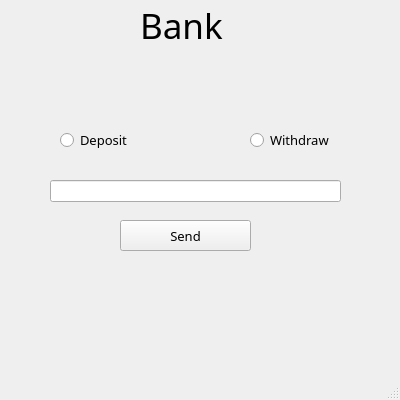
<?xml version="1.0" encoding="UTF-8"?>
<ui version="4.0">
 <class>MainWindow</class>
 <widget class="QMainWindow" name="MainWindow">
  <property name="geometry">
   <rect>
    <x>0</x>
    <y>0</y>
    <width>400</width>
    <height>400</height>
   </rect>
  </property>
  <property name="minimumSize">
   <size>
    <width>400</width>
    <height>400</height>
   </size>
  </property>
  <property name="maximumSize">
   <size>
    <width>400</width>
    <height>400</height>
   </size>
  </property>
  <property name="windowTitle">
   <string>MainWindow</string>
  </property>
  <widget class="QWidget" name="centralwidget">
   <widget class="QRadioButton" name="radioButton">
    <property name="geometry">
     <rect>
      <x>60</x>
      <y>130</y>
      <width>151</width>
      <height>20</height>
     </rect>
    </property>
    <property name="font">
     <font>
      <family>Rockwell Condensed</family>
      <pointsize>10</pointsize>
     </font>
    </property>
    <property name="text">
     <string>Deposit</string>
    </property>
   </widget>
   <widget class="QRadioButton" name="radioButton_2">
    <property name="geometry">
     <rect>
      <x>250</x>
      <y>130</y>
      <width>151</width>
      <height>20</height>
     </rect>
    </property>
    <property name="font">
     <font>
      <family>Rockwell Condensed</family>
      <pointsize>10</pointsize>
     </font>
    </property>
    <property name="text">
     <string>Withdraw</string>
    </property>
   </widget>
   <widget class="QLineEdit" name="lineEdit_2">
    <property name="geometry">
     <rect>
      <x>50</x>
      <y>180</y>
      <width>291</width>
      <height>22</height>
     </rect>
    </property>
   </widget>
   <widget class="QPushButton" name="pushButton">
    <property name="geometry">
     <rect>
      <x>120</x>
      <y>220</y>
      <width>131</width>
      <height>31</height>
     </rect>
    </property>
    <property name="font">
     <font>
      <family>Rockwell Extra Bold</family>
      <pointsize>10</pointsize>
     </font>
    </property>
    <property name="autoFillBackground">
     <bool>true</bool>
    </property>
    <property name="text">
     <string>Send</string>
    </property>
   </widget>
   <widget class="QLabel" name="label_2">
    <property name="geometry">
     <rect>
      <x>140</x>
      <y>10</y>
      <width>191</width>
      <height>31</height>
     </rect>
    </property>
    <property name="font">
     <font>
      <family>Old English Text MT</family>
      <pointsize>26</pointsize>
     </font>
    </property>
    <property name="text">
     <string>Bank</string>
    </property>
   </widget>
   <widget class="QLabel" name="label_3">
    <property name="geometry">
     <rect>
      <x>100</x>
      <y>60</y>
      <width>231</width>
      <height>21</height>
     </rect>
    </property>
    <property name="text">
     <string/>
    </property>
   </widget>
   <widget class="QLabel" name="label">
    <property name="geometry">
     <rect>
      <x>100</x>
      <y>280</y>
      <width>231</width>
      <height>31</height>
     </rect>
    </property>
    <property name="text">
     <string/>
    </property>
   </widget>
  </widget>
  <widget class="QMenuBar" name="menubar">
   <property name="geometry">
    <rect>
     <x>0</x>
     <y>0</y>
     <width>400</width>
     <height>26</height>
    </rect>
   </property>
  </widget>
  <widget class="QStatusBar" name="statusbar"/>
 </widget>
 <resources/>
 <connections/>
</ui>
